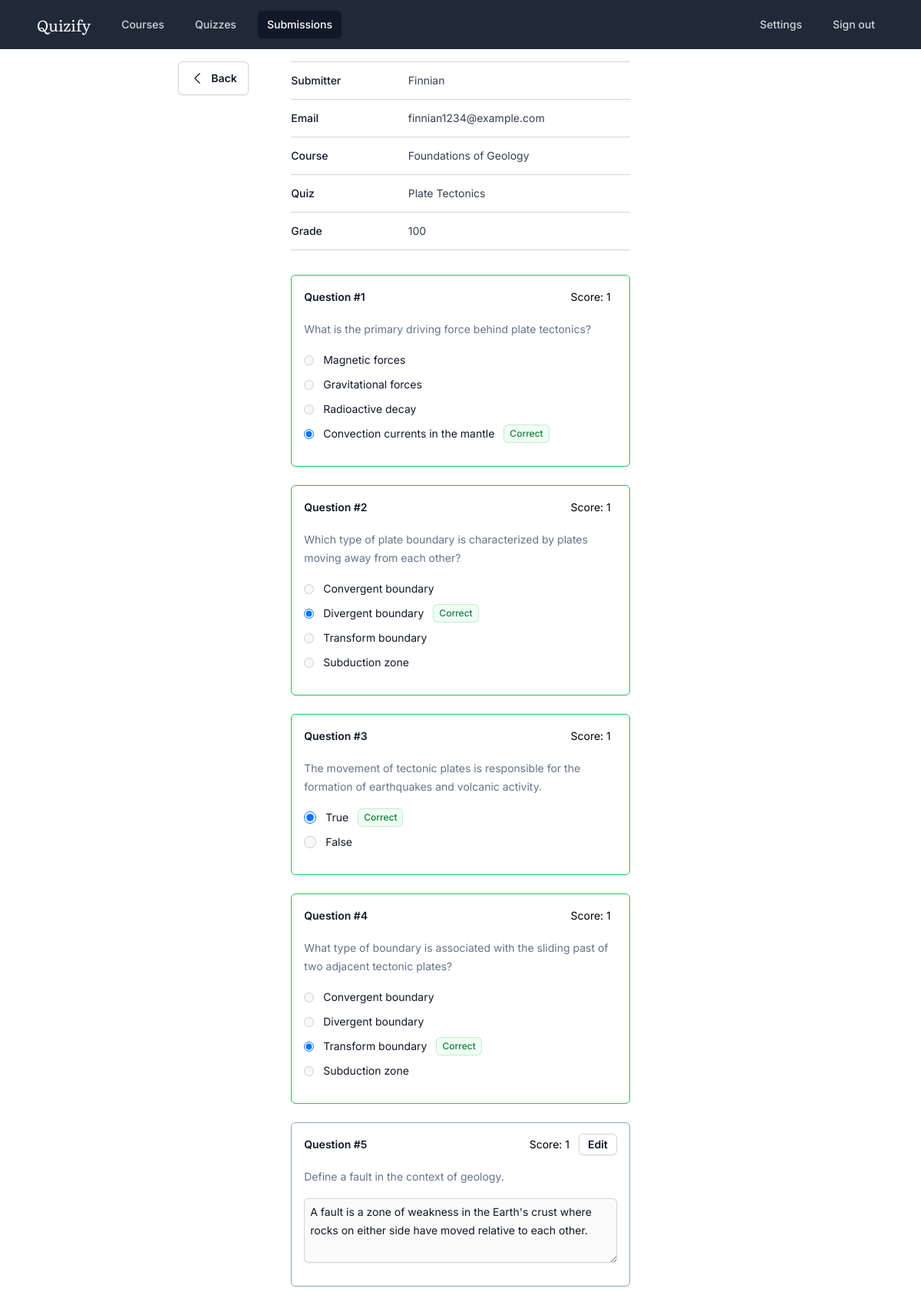
The app's page /submissions/edit.php?submission_id=1 with its own data.
### tables this page shows
CREATE TABLE `submissions` (
  `id` int(11) NOT NULL,
  `submitter` varchar(255) NOT NULL,
  `email` varchar(255) DEFAULT NULL,
  `quiz_id` int(11) NOT NULL,
  `created_at` timestamp NOT NULL DEFAULT current_timestamp()
);

CREATE TABLE `quizzes` (
  `id` int(11) NOT NULL,
  `name` varchar(255) NOT NULL,
  `code` varchar(5) NOT NULL,
  `course_id` int(11) NOT NULL,
  `created_at` timestamp NOT NULL DEFAULT current_timestamp()
);

CREATE TABLE `courses` (
  `id` int(11) NOT NULL,
  `name` varchar(255) NOT NULL,
  `semester` varchar(255) NOT NULL,
  `institution` varchar(255) NOT NULL,
  `tutor_id` int(11) NOT NULL,
  `created_at` timestamp NOT NULL DEFAULT current_timestamp()
);

CREATE TABLE `responses` (
  `id` int(11) NOT NULL,
  `content` text NOT NULL,
  `score` double NOT NULL,
  `submission_id` int(11) NOT NULL,
  `question_id` int(11) NOT NULL,
  `created_at` timestamp NOT NULL DEFAULT current_timestamp()
);

CREATE TABLE `questions` (
  `id` int(11) NOT NULL,
  `type` char(2) NOT NULL,
  `content` text NOT NULL,
  `quiz_id` int(11) NOT NULL,
  `created_at` timestamp NOT NULL DEFAULT current_timestamp()
);

### utils.php (called while the page is built, shortened)
<?php
function connect_to_database()
{
  $dsn = "mysql:host=localhost;dbname=quizify";
  $username = "root";
  $password = "";
  try {
    $dbh = new PDO($dsn, $username, $password);
  } catch (PDOException $exception) {
    echo $exception->getMessage();
    exit;
  }
  return $dbh;
}
function prepare_and_execute($sql, $params = [])
{
  $dbh = connect_to_database();
  $stmt = $dbh->prepare($sql);
  $stmt->execute($params);
  return $stmt;
}

### submissions/edit.php (the view, shortened to what this page needs)
<?php
require "../utils.php";
$submission_id = $_GET["submission_id"];
$sql = "
SELECT
  c.name AS course,
  q.name AS quiz
FROM quizzes q, submissions s, courses c
WHERE
  s.id = ? AND q.id = s.quiz_id AND c.id = q.course_id
LIMIT
  1;
";
$stmt = prepare_and_execute($sql, [$submission_id]);
$row = $stmt->fetch();
$course = $row["course"];
$quiz = $row["quiz"];
$sql = "SELECT * FROM submissions WHERE id = ? LIMIT 1";
$stmt = prepare_and_execute($sql, [$submission_id]);
$submission = $stmt->fetch();
$sql = "
SELECT
  q.id AS id,
  q.type AS type,
  q.content AS question,
  GROUP_CONCAT(c.content SEPARATOR '|') AS choices,
  a.content AS answer,
  r.id AS response_id,
  r.content AS response,
  r.score AS score
FROM
  questions q
  JOIN responses r ON q.id = r.question_id
  LEFT JOIN choices c ON q.id = c.question_id
  LEFT JOIN answers a ON q.id = a.question_id
WHERE
  q.quiz_id = ?
  AND r.submission_id = ?
GROUP BY
  q.id;
";
$stmt = prepare_and_execute($sql, [$submission["quiz_id"], $submission["id"]]);
$rows = $stmt->fetchAll();
$total_score = 0;
foreach ($rows as $row) {
  $total_score += $row["score"];
}
$num_questions = $stmt->rowCount();
$grade = round(($total_score / $num_questions) * 100, 2);
?>
<!doctype html>
<html lang="en" class="overscroll-none">
<head>
  <script src="https://cdn.tailwindcss.com"></script>
</head>
<body class="min-h-screen font-['Inter']">
  <nav class="bg-gray-800 px-4">
    <div class="mx-auto max-w-7xl px-2 sm:px-6 lg:px-8">
      <div class="relative flex h-16 items-center justify-between">
        <div class="flex flex-1 items-center justify-center sm:items-stretch sm:justify-start">
          <div class="flex flex-shrink-0 items-center">
            <h1 class="text-white font-['Literata'] text-xl mr-1">Quizify</h1>
          </div>
          <div class="hidden sm:ml-6 sm:block">
            <div class="flex space-x-4">
              <a href="../courses/index.php" class="text-gray-300 hover:bg-gray-700 hover:text-white rounded-md px-3 py-2 text-sm font-medium">Courses</a>
              <a href="../quizzes/index.php" class="text-gray-300 hover:bg-gray-700 hover:text-white rounded-md px-3 py-2 text-sm font-medium">Quizzes</a>
              <a href="." class="bg-gray-900 text-white rounded-md px-3 py-2 text-sm font-medium" aria-current="page">Submissions</a>
            </div>
          </div>
        </div>
        <div class="inset-y-0 flex items-center pr-2 sm:static sm:inset-auto sm:ml-6 sm:pr-0">
          <div class="relative ml-3">
            <div class="flex space-x-4">
              <a href="../settings/index.php" class="text-gray-300 hover:bg-gray-700 hover:text-white rounded-md px-3 py-2 text-sm font-medium">Settings</a>
              <a href="../index.php" class="text-gray-300 hover:bg-gray-700 hover:text-white rounded-md px-3 py-2 text-sm font-medium">Sign out</a>
            </div>
          </div>
        </div>
      </div>
    </div>
  </nav>
  <div class="mx-auto max-w-7xl bg-white min-h-screen px-12 pt-4">
    <div class="flex w-full">
      <div class="w-1/4">
        <div class="border-slate-400 flex justify-end sticky top-[16px]">
          <a href="./index.php" id="" class="flex w-1/3 items-center justify-center rounded-md bg-white px-3 py-3 text-sm font-semibold text-gray-900 shadow-sm ring-1 ring-inset ring-gray-300 hover:bg-gray-50">
            <svg xmlns="http://www.w3.org/2000/svg" fill="none" viewBox="0 0 24 24" stroke-width="1.5" stroke="currentColor" class="w-5 h-5">
              <path stroke-linecap="round" stroke-linejoin="round" d="M15.75 19.5 8.25 12l7.5-7.5" />
            </svg>
            <div class="text-center ml-2">
              Back
            </div>
          </a>
        </div>
      </div>
      <div class="w-1/2">
        <div class="w-4/5 mx-auto">
          <div class="mb-8 border-y border-gray-300">
            <dl class="divide-y divide-gray-300">
              <div class="px-4 py-3 sm:grid sm:grid-cols-3 sm:gap-4 sm:px-0">
                <dt class="text-sm font-medium leading-6 text-gray-900">Submitter</dt>
                <dd class="mt-1 text-sm leading-6 text-gray-700 sm:col-span-2 sm:mt-0"><?= $submission["submitter"] ?></dd>
              </div>
              <?php if ($submission["email"]) : ?>
                <div class="px-4 py-3 sm:grid sm:grid-cols-3 sm:gap-4 sm:px-0">
                  <dt class="text-sm font-medium leading-6 text-gray-900">Email</dt>
                  <dd class="mt-1 text-sm leading-6 text-gray-700 sm:col-span-2 sm:mt-0"><?= $submission["email"] ?></dd>
                </div>
              <?php endif; ?>
              <div class="px-4 py-3 sm:grid sm:grid-cols-3 sm:gap-4 sm:px-0">
                <dt class="text-sm font-medium leading-6 text-gray-900">Course</dt>
                <dd class="mt-1 text-sm leading-6 text-gray-700 sm:col-span-2 sm:mt-0"><?= $course ?></dd>
              </div>
              <div class="px-4 py-3 sm:grid sm:grid-cols-3 sm:gap-4 sm:px-0">
                <dt class="text-sm font-medium leading-6 text-gray-900">Quiz</dt>
                <dd class="mt-1 text-sm leading-6 text-gray-700 sm:col-span-2 sm:mt-0"><?= $quiz ?></dd>
              </div>
              <div class="px-4 py-3 sm:grid sm:grid-cols-3 sm:gap-4 sm:px-0">
                <dt class="text-sm font-medium leading-6 text-gray-900">Grade</dt>
                <dd class="mt-1 text-sm leading-6 text-gray-700 sm:col-span-2 sm:mt-0"><?= $grade ?></dd>
              </div>
            </dl>
          </div>
          <form method="" class="mb-14">
            <?php foreach ($rows as $index => $row) : ?>
              <?php
              $border_color = "";
              if ($row["type"] == "OE") {
                $border_color = "border-slate-400";
              } else {
                if ($row["response"] ==  $row["answer"]) {
                  $border_color = "border-green-500";
                } else {
                  $border_color = "border-red-500";
                }
              }
              ?>
              <div class="border shadow-sm mx-auto rounded-md mb-6 px-4 py-3.5 bordr-slate-400 bg-white <?= $border_color ?>">
                <div class="flex items-center h-[28px]">
                  <div class="grow">
                    <legend class="text-sm font-semibold leading-6 text-gray-900">Question #<?= $index + 1; ?></legend>
                  </div>
                  <div>
                    <div class="flex items-center border-slate-400 rounded-md py-1">
                      <div class="px-2">
                        <p class="text-sm">Score: <?= $row["score"]; ?></p>
                      </div>
                      <?php if ($row["type"] == "OE") : ?>
                        <div class="w-fit ml-1">
                          <button type="button" value="<?= $row["response_id"] . "-" . $row["score"]; ?>" class="edit-button cursor-pointer rounded-md bg-white px-3 py-1 text-sm font-semibold text-gray-900 shadow-sm ring-1 ring-inset ring-gray-300 hover:bg-gray-50">
                            Edit
                          </button>
                        </div>
                      <?php endif; ?>
                    </div>
                  </div>
                </div>
                <p class="my-4 text-sm leading-6 text-slate-500"><?= $row["question"] ?></p>
                <div class="my-4">
                  <?php $h = "question_" . $row["id"]; ?>
                  <?php if ($row["type"] == "MC") : ?>
                    <?php foreach (explode("|", $row["choices"]) as $index => $choice) : ?>
                      <div class="flex items-center gap-x-3 my-2">
                        <?php if ($row["response"] == $choice) : ?>
                          <input id="<?= $h . "_" . $index ?>" name="<?= $h ?>" type="radio" value="<?= $choice ?>" checked>
                          <label for="<?= $h . "_" . $index ?>" class="block text-sm leading-6 text-gray-900"><?= htmlspecialchars($choice) ?></label>
                          <?php if ($row["answer"] == $choice) : ?>
                            <span class="inline-flex items-center rounded-md bg-green-50 px-2 py-1 text-xs font-medium text-green-700 ring-1 ring-inset ring-green-600/20">
                              Correct
                            </span>
                          <?php else : ?>
                            <span class="inline-flex items-center rounded-md bg-red-50 px-2 py-1 text-xs font-medium text-red-700 ring-1 ring-inset ring-red-600/20">
                              Incorrect
                            </span>
                          <?php endif ?>
                        <?php else : ?>
                          <input id="<?= $h . "_" . $index ?>" name="<?= $h ?>" type="radio" value="<?= $choice ?>" disabled>
                          <label for="<?= $h . "_" . $index ?>" class="block text-sm leading-6 text-gray-900"><?= htmlspecialchars($choice) ?></label>
                        <?php endif; ?>
                      </div>
                    <?php endforeach ?>
                  <?php elseif ($row["type"] == "TF") : ?>
                    <div class="flex items-center gap-x-3 my-2">
                      <?php if ($row["response"] == "True") : ?>
                        <input id="<?= $h ?>" name="<?= $h ?>" type="radio" value="True" class="h-4 w-4 border-gray-300 text-indigo-600 focus:ring-indigo-600" checked>
                        <label id="<?= $h ?>" class="block text-sm leading-6 text-gray-900">True</label>
                        <?php if ($row["answer"] == "True") : ?>
                          <span class="inline-flex items-center rounded-md bg-green-50 px-2 py-1 text-xs font-medium text-green-700 ring-1 ring-inset ring-green-600/20">
                            Correct
                          </span>
                        <?php else : ?>
                          <span class="inline-flex items-center rounded-md bg-red-50 px-2 py-1 text-xs font-medium text-red-700 ring-1 ring-inset ring-red-600/20">
                            Incorrect
                          </span>
                        <?php endif ?>
                      <?php else : ?>
                        <input id="<?= $h ?>" name="<?= $h ?>" type="radio" value="True" class="h-4 w-4 border-gray-300 text-indigo-600 focus:ring-indigo-600" disabled>
                        <label id="<?= $h ?>" class="block text-sm leading-6 text-gray-900">True</label>
                      <?php endif; ?>
                    </div>
                    <div class="flex items-center gap-x-3 my-2">
                      <?php if ($row["response"] == "False") : ?>
                        <input id="<?= $h ?>" name="<?= $h ?>" type="radio" value="False" class="h-4 w-4 border-gray-300 text-indigo-600 focus:ring-indigo-600" checked>
                        <label id="<?= $h ?>" class="block text-sm leading-6 text-gray-900">False</label>
                        <?php if ($row["answer"] == "False") : ?>
                          <span class="inline-flex items-center rounded-md bg-green-50 px-2 py-1 text-xs font-medium text-green-700 ring-1 ring-inset ring-green-600/20">
                            Correct
                          </span>
                        <?php else : ?>
                          <span class="inline-flex items-center rounded-md bg-red-50 px-2 py-1 text-xs font-medium text-red-700 ring-1 ring-inset ring-red-600/20">
                            Incorrect
                          </span>
                        <?php endif ?>
                      <?php else : ?>
                        <input id="<?= $h ?>" name="<?= $h ?>" type="radio" value="False" class="h-4 w-4 border-gray-300 text-indigo-600 focus:ring-indigo-600" disabled>
                        <label id="<?= $h ?>" class="block text-sm leading-6 text-gray-900">False</label>
                      <?php endif; ?>
                    </div>
                  <?php elseif ($row["type"] == "OE") : ?>
                    <div class="flex items-center gap-x-3 my-2">
                      <textarea id="<?= $h ?>" name="<?= $h ?>" disabled rows="3" class="block w-full rounded-md border-0 py-1.5 px-2 text-gray-900 shadow-sm ring-1 ring-inset ring-gray-300 placeholder:text-gray-400 focus:ring-2 focus:ring-inset focus:ring-indigo-600 sm:text-sm sm:leading-6"><?= $row["response"]; ?></textarea>
                    </div>
                  <?php endif; ?>
                </div>
              </div>
            <?php endforeach; ?>
          </form>
        </div>
      </div>
    </div>
  </div>
</body>
</html>

### records on screen
submissions: submitter "Finnian", email "finnian1234@example.com"
quizzes: course.name "Foundations of Geology", name "Plate Tectonics"
responses: score "1", question.content "What is the primary driving force behind plate tectonics?", choice "Magnetic forces", choice "Gravitational forces", choice "Radioactive decay", choice "Convection currents in the mantle"
responses: score "1", question.content "Which type of plate boundary is characterized by plates moving away from each other?", choice "Convergent boundary", choice "Divergent boundary", choice "Transform boundary", choice "Subduction zone"
responses: score "1", question.content "The movement of tectonic plates is responsible for the formation of earthquakes and volcanic activity.", shows "Correct"
responses: score "1", question.content "What type of boundary is associated with the sliding past of two adjacent tectonic plates?", choice "Convergent boundary", choice "Divergent boundary", choice "Transform boundary", choice "Subduction zone"
responses: score "1", question.content "Define a fault in the context of geology.", question+content "A fault is a zone of weakness in the Earth's crust where rocks on either side have moved relative to each other."

### other values on screen
$grade "100"
